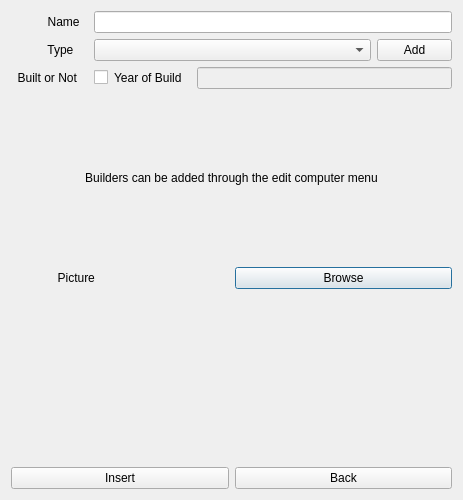
<?xml version="1.0" encoding="UTF-8"?>
<ui version="4.0">
 <class>insertComputerDialog</class>
 <widget class="QDialog" name="insertComputerDialog">
  <property name="geometry">
   <rect>
    <x>0</x>
    <y>0</y>
    <width>462</width>
    <height>500</height>
   </rect>
  </property>
  <property name="windowTitle">
   <string>Dialog</string>
  </property>
  <layout class="QVBoxLayout" name="verticalLayout">
   <item>
    <layout class="QGridLayout" name="gridLayout">
     <item row="5" column="0">
      <widget class="QLabel" name="label_imCpu">
       <property name="text">
        <string/>
       </property>
      </widget>
     </item>
     <item row="0" column="0">
      <layout class="QHBoxLayout" name="horizontalLayout_8">
       <item>
        <widget class="QLabel" name="label">
         <property name="minimumSize">
          <size>
           <width>77</width>
           <height>0</height>
          </size>
         </property>
         <property name="text">
          <string>           Name</string>
         </property>
        </widget>
       </item>
       <item>
        <widget class="QLineEdit" name="lineEdit_name">
         <property name="minimumSize">
          <size>
           <width>255</width>
           <height>0</height>
          </size>
         </property>
        </widget>
       </item>
      </layout>
     </item>
     <item row="4" column="0">
      <layout class="QHBoxLayout" name="horizontalLayout">
       <item>
        <widget class="QLabel" name="label_6">
         <property name="text">
          <string>              Picture</string>
         </property>
        </widget>
       </item>
       <item>
        <widget class="QPushButton" name="pushButton_browseImCpu">
         <property name="text">
          <string>Browse</string>
         </property>
        </widget>
       </item>
      </layout>
     </item>
     <item row="1" column="0">
      <layout class="QHBoxLayout" name="horizontalLayout_6">
       <item>
        <widget class="QLabel" name="label_3">
         <property name="sizePolicy">
          <sizepolicy hsizetype="Minimum" vsizetype="Preferred">
           <horstretch>0</horstretch>
           <verstretch>0</verstretch>
          </sizepolicy>
         </property>
         <property name="minimumSize">
          <size>
           <width>77</width>
           <height>0</height>
          </size>
         </property>
         <property name="maximumSize">
          <size>
           <width>60</width>
           <height>16777215</height>
          </size>
         </property>
         <property name="text">
          <string>           Type</string>
         </property>
        </widget>
       </item>
       <item>
        <layout class="QHBoxLayout" name="horizontalLayout_5">
         <item>
          <widget class="QComboBox" name="dropdown_types">
           <property name="minimumSize">
            <size>
             <width>180</width>
             <height>0</height>
            </size>
           </property>
          </widget>
         </item>
         <item>
          <widget class="QPushButton" name="pushButton_addType">
           <property name="maximumSize">
            <size>
             <width>75</width>
             <height>16777215</height>
            </size>
           </property>
           <property name="text">
            <string>Add</string>
           </property>
          </widget>
         </item>
        </layout>
       </item>
      </layout>
     </item>
     <item row="2" column="0">
      <layout class="QHBoxLayout" name="horizontalLayout_4">
       <item>
        <widget class="QLabel" name="label_4">
         <property name="minimumSize">
          <size>
           <width>77</width>
           <height>0</height>
          </size>
         </property>
         <property name="text">
          <string>  Built or Not</string>
         </property>
        </widget>
       </item>
       <item>
        <widget class="QCheckBox" name="checkBox_built">
         <property name="text">
          <string/>
         </property>
        </widget>
       </item>
       <item>
        <widget class="QLabel" name="label_2">
         <property name="minimumSize">
          <size>
           <width>77</width>
           <height>0</height>
          </size>
         </property>
         <property name="text">
          <string>Year of Build</string>
         </property>
        </widget>
       </item>
       <item>
        <widget class="QLineEdit" name="lineEdit_year">
         <property name="enabled">
          <bool>false</bool>
         </property>
         <property name="minimumSize">
          <size>
           <width>255</width>
           <height>0</height>
          </size>
         </property>
        </widget>
       </item>
      </layout>
     </item>
     <item row="6" column="0">
      <layout class="QHBoxLayout" name="horizontalLayout_9">
       <item>
        <widget class="QPushButton" name="pushButton_insert">
         <property name="text">
          <string>Insert</string>
         </property>
        </widget>
       </item>
       <item>
        <widget class="QPushButton" name="pushButton_back">
         <property name="text">
          <string>Back</string>
         </property>
        </widget>
       </item>
      </layout>
     </item>
     <item row="3" column="0">
      <layout class="QHBoxLayout" name="horizontalLayout_3">
       <item>
        <widget class="QLabel" name="label_5">
         <property name="minimumSize">
          <size>
           <width>77</width>
           <height>0</height>
          </size>
         </property>
         <property name="text">
          <string>&lt;html&gt;&lt;head/&gt;&lt;body&gt;&lt;p align=&quot;center&quot;&gt;&lt;span style=&quot; font-size:9pt;&quot;&gt;       Builders can be added through the edit computer menu&lt;/span&gt;&lt;/p&gt;&lt;/body&gt;&lt;/html&gt;</string>
         </property>
        </widget>
       </item>
      </layout>
     </item>
    </layout>
   </item>
  </layout>
 </widget>
 <resources/>
 <connections/>
</ui>
